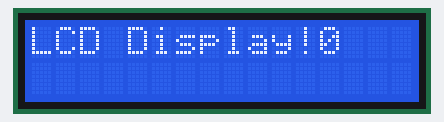
A sketch run on a simulated Arduino Uno, built with avr-gcc and run on an emulated ATmega328P. Shown: 16×2 character LCD.

Above: at 0.1 s.
At 4.1 s:
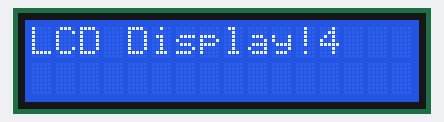
At 9.1 s:
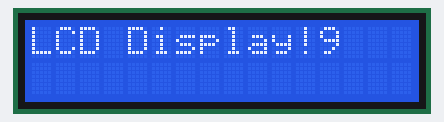
At 19.1 s:
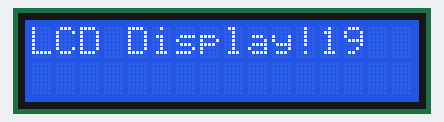
At 28.1 s:
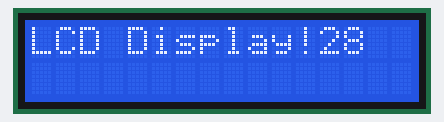
At 38.1 s:
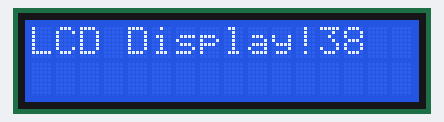

The sketch:

lcd-display.ino
```cpp
#include <LiquidCrystal.h>

LiquidCrystal lcd(2,3,4,5,6,7);
 int time_elapsed = 0;

void setup()
{
  lcd.begin(16,2);
  lcd.print("LCD Display!");
}
void loop()
{
  lcd.setCursor(12,0);
  lcd.print(time_elapsed);
  delay (1000);
  time_elapsed++;
}
```

Measured:
- what the display in image 1 shows lasts 1.0 s, from 4.1 s to 5.1 s
